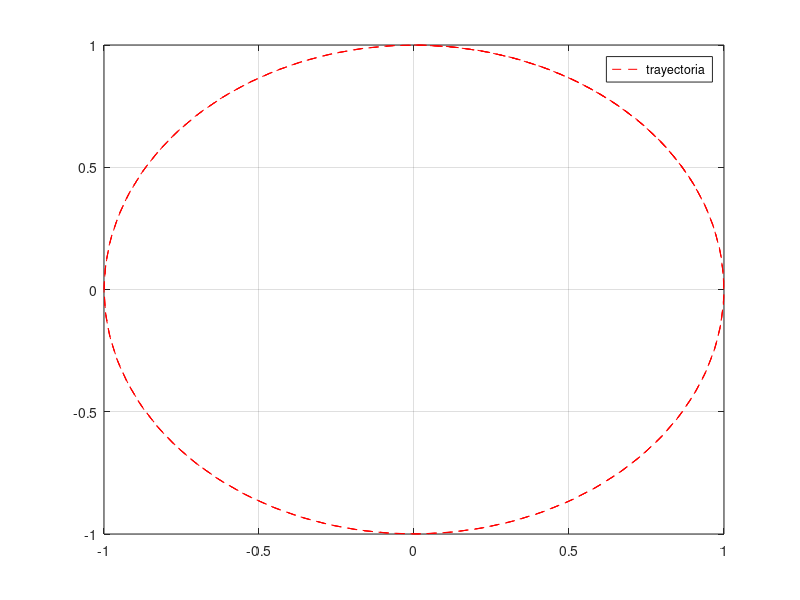
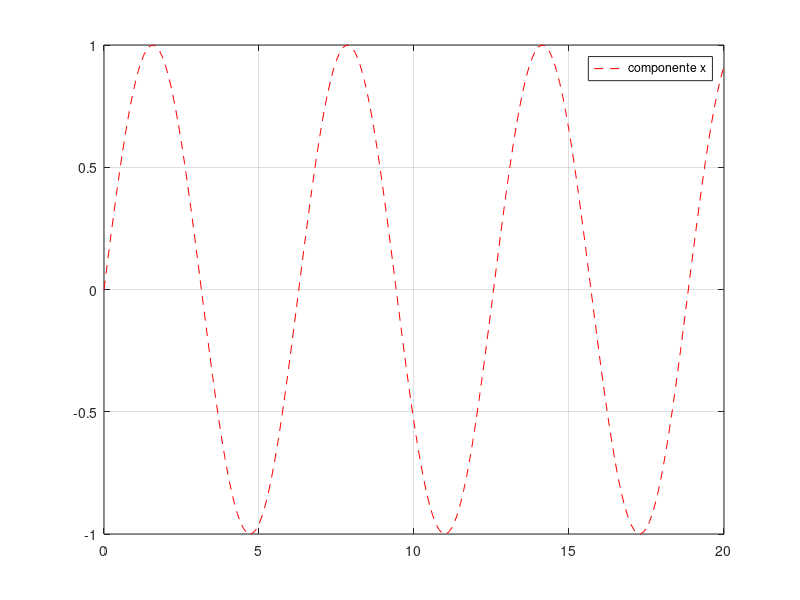
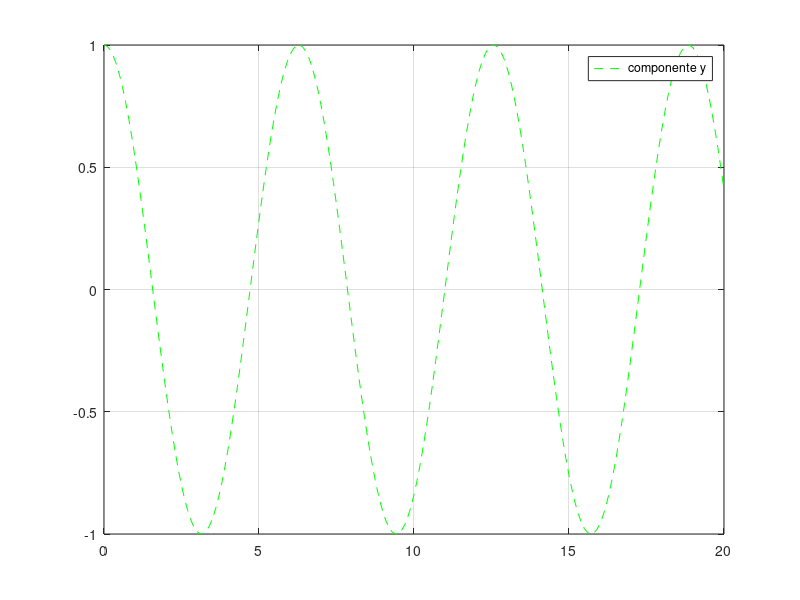

Reproduce these figures in MATLAB, in order.
clc,clear all,close all;
to=0;
ts=0.1;
tf=20;
t=to:ts:tf;
x=sin(t);
y=cos(t);
figure
plot(x,y,'--r')
grid on
legend('trayectoria')
figure
plot(t,x,'--r')
grid on
legend('componente x')
figure
plot(t,y,'--g')
grid on
legend('componente y')
points=[x;y];
tiempo=[0 20];
